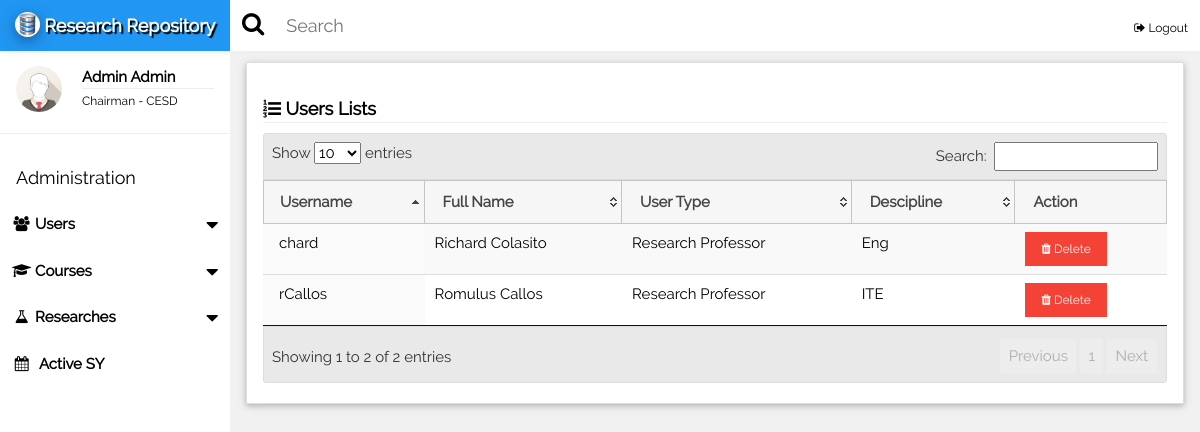
Page /admin/index.php?list=true (signed in) on the committed database.
### tables this page shows
CREATE TABLE `departments` (
  `id` int(3) NOT NULL,
  `deptName` varchar(255) NOT NULL
);

CREATE TABLE `users` (
  `id` int(10) UNSIGNED NOT NULL,
  `first_name` varchar(255) NOT NULL,
  `middle_name` varchar(255) NOT NULL,
  `last_name` varchar(255) NOT NULL,
  `username` varchar(255) NOT NULL,
  `password` varchar(255) NOT NULL,
  `user_type` varchar(10) NOT NULL,
  `descipline` int(3) NOT NULL,
  `date_added` varchar(255) NOT NULL,
  `date_modified` varchar(255) NOT NULL,
  `deptID` int(3) NOT NULL
);

CREATE TABLE `descipline` (
  `id` int(3) NOT NULL,
  `dept_id` int(3) NOT NULL,
  `descipline` varchar(255) NOT NULL
);

### include/dbcon.php (called while the page is built, shortened)
<?php
	function getName($x){
		if(is_array($x)){
			foreach($x as $key => $value){
				$sql=mysql_query("select * from users where id='$value'");
					while($row = mysql_fetch_assoc($sql)){
					$d[] = $row['first_name']." ".$row['last_name'];
				}
			}
		}else{
			$sql=mysql_query("select * from users where id='$x'");
			while($row = mysql_fetch_assoc($sql)){
				$d[] = $row['first_name']." ".$row['last_name'];
			}
		}
		return $d;
	}
	function getDept($x){
		$sql=mysql_query("select * from departments where id='$x'");
		while($row = mysql_fetch_assoc($sql)){
			$d = $row['deptName'];
		}
		return $d;
	}
	function getDescipline($x){
	$sql=mysql_query("select * from descipline where id='$x'");
		while($row = mysql_fetch_assoc($sql)){
			$d = $row['descipline'];
		}
		return $d;
	}
?>

### admin/index.php (the view, shortened to what this page needs)
<?php
	include("../include/dbcon.php");
?>
<!DOCTYPE html>
<html>
<link rel="stylesheet" type="text/css" href="../google/fafa.css">
<link href="../dist/css/select2.min.css" rel="stylesheet" />
<link href='../css/fullcalendar.min.css' rel='stylesheet' />
<link href='../css/fullcalendar.print.min.css' rel='stylesheet' media='print' />
<link href='../css/dataTables.jqueryui.min.css' rel='stylesheet'/>
<link href='../css/jquery-ui.css' rel='stylesheet'  />
<link rel="stylesheet" href="../css/w3.css">
<link href="../research/summernote.css" rel="stylesheet">
<body class="w3-light-grey">
<div class=" w3-row w3-bar w3-top w3-white w3-large" style="z-index:9999;box-shadow:2px 2px 6px #eee;">
	<div class="w3-hide-small w3-bar-item w3-blue" style="width:230px;text-align:center;text-shadow:2px 2px 1px #000;font-weight:bold;">
		<a href="../admin/" style="text-decoration:none;"> <img src="../images/logo.png" class="w3-white w3-circle w3-card-4" width="25" height="25" />   Research Repository</a>
	</div>
	<div class="w3-hide-small">
	<span class="fa fa-search w3-bar-item fa-lg" style="padding-top:15px !important;"></span>
	<input class="w3-input w3-bar-item w3-block w3-rest" type="text" placeholder="Search" style="padding-left:10px !important; min-width:50%;">
	<span class="w3-bar-item w3-right">
		<a href="../logout.php" class="w3-small "style="text-decoration:none;"><i class="fa fa-sign-out fa-fx"></i> Logout</a>
	</span>
	</div>
</div>
<nav class="w3-sidebar w3-collapse w3-white w3-animate-left" style="z-index:3;width:230px;" id="mySidebar"><br>
  <div class="w3-container w3-row">
    <div class="w3-col s4">
      <img src="../images/avatar.png" class="w3-circle w3-margin-right" style="width:46px">
    </div>
    <div class="w3-col s8 w3-bar">
      <span><strong><?php echo implode(' ',getName($_SESSION['logged_in_id'])); ?></strong></span><br>
	  <hr style="margin:0px;"/>
	  <small>Chairman - <?php echo getDept($_SESSION['department_id']); ?></small>
    </div>
  </div>
  <hr>
  <div class="w3-container">
    <h5>Administration</h5>
  </div>
  <div class="w3-bar-block">
	 <div class="w3-bar-item w3-button w3-padding w3-hover-blue" onclick="open_nav_accord('a1')">
		<i class="fa fa-users fa-fw"></i> <b>Users</b> <i class="fa fa-caret-down w3-right fa-lg" style="position:relative;top:5px;"></i>
	 </div>
	 <div class="w3-bar-item w3-button w3-padding w3-hover-blue" onclick="open_nav_accord('a3')">
		<i class="fa fa-graduation-cap fa-fw"></i> <b>Courses</b> <i class="fa fa-caret-down w3-right fa-lg" style="position:relative;top:5px;"></i>
	 </div>
	 <div class="w3-bar-item w3-button w3-padding w3-hover-blue" onclick="open_nav_accord('a2')">
		<i class="fa fa-flask fa-fw"></i> <b>Researches</b> <i class="fa fa-caret-down w3-right fa-lg" style="position:relative;top:5px;"></i>
	 </div>
    <a href="javascript:void(0);" onclick="document.getElementById('activeSYModal').style.display='block';" class="w3-bar-item w3-button w3-padding"><i class="fa fa-calendar fa-fw"></i>  <b>Active SY</b></a>
	<br><br>
  </div>
</nav>
<div class="w3-main" style="margin-left:230px;margin-top:43px;">
	<div class="w3-container">
		<div class="w3-white w3-card-2" id="calendar_container"  style="margin-top:2%;padding-bottom:20px;border:1px solid #ddd">
			<?php
				if(isset($_GET['list'])){
			?>
			<header class="w3-container" style="padding-top:22px">
				<h5><b><i class="fa fa-list-ol fa-fx"></i> Users Lists</b><hr style="margin:0px" /></h5>
			</header>
			<div class="w3-container">
				<table id="userListTbl" class="w3-table w3-text-black display dataTable no-footer">
					<thead>
						<tr>
							<th>Username</th>
							<th>Full Name</th>
							<th>User Type</th>
                            <th>Descipline</th>
							<th>Action</th>
						</tr>
					</thead>
					<tbody>
						<?php
							$sql = mysql_query("SELECT * FROM `users` WHERE user_type='2'");
							while($row = mysql_fetch_assoc($sql)){
						?>
						<tr>
							<td><?php echo $row['username'];?></td>
							<td><?php echo $row['first_name'].' '.$row['middle_name'].' '.$row['last_name']?></td>
							<td><?php
								if($row['user_type'] == 1){
									echo "Super Administrator";
								}else if($row['user_type'] == 2){
									echo "Research Professor";
								}else if($row['user_type'] == 3){
									echo "Panel";
								}else{
									echo "Adviser";
								}
							?></td>
                            <td><?php echo getDescipline($row['descipline']); ?></td>
							<td>
								<button class="w3-button w3-red w3-small"><span class="fa fa-trash fa-fx"></span> Delete</button>
							</td>
						</tr>
						<?php }?>
					</tbody>
				</table>
			</div>
			<?php }?>
		</div>
	</div>
</div>
</body>
</html>

### google/fafa.css (style rules this page uses)
.fa { display:inline-block;font:normal normal normal 14px/1 FontAwesome;font-size:inherit;text-rendering:auto;-webkit-font-smoothing:antialiased;-moz-osx-font-smoothing:grayscale }
.fa-lg { font-size:1.33333333em;line-height:.75em;vertical-align:-15% }
.fa-fw { width:1.28571429em;text-align:center }
.fa-search:before { content:"\f002" }
.fa-calendar:before { content:"\f073" }
.fa-sign-out:before { content:"\f08b" }
.fa-group:before,.fa-users:before { content:"\f0c0" }
.fa-flask:before { content:"\f0c3" }
.fa-list-ol:before { content:"\f0cb" }
.fa-caret-down:before { content:"\f0d7" }
.fa-mortar-board:before,.fa-graduation-cap:before { content:"\f19d" }
.fa-trash:before { content:"\f1f8" }

### admin/index.php (style rules this page uses)
html,body,h1,h2,h3,h4,h5 { font-family: "Raleway", sans-serif }
.w3-bar-item { padding:12px !important; }

### rows in the picture
departments: deptName "CESD"
users: username "rCallos", first_name "Romulus", last_name "Callos", user_type "Research Professor", descipline.descipline "ITE"
users: username "chard", first_name "Richard", last_name "Colasito", user_type "Research Professor", descipline.descipline "Eng"

### other values in the picture
implode(' ',getName($_SESSION['logged_in_id'])) "Admin Admin"
